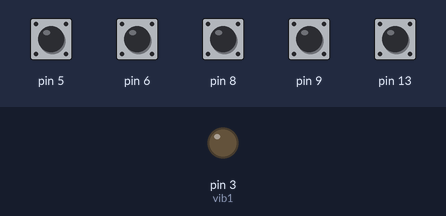
Bench run of a sketch on a simulated Arduino Uno, built with avr-gcc and run on an emulated ATmega328P. Shown: output pins drawn as LEDs (lit = HIGH). The inputs (shaded band) are chosen by the test bench; at power-on: pin 5, pin 6, pin 8, pin 9, pin 13 HIGH.

Above: at 1.2 s.
1.3 s: pin 5 pulled LOW for 0.15 s
At 1.6 s:
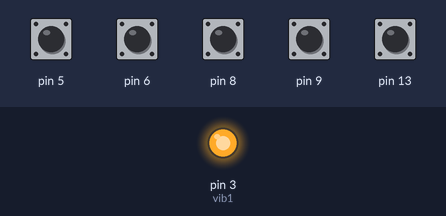
Timing chart, 0 to 7.8 s (numbered marks = the images above; inputs shaded):
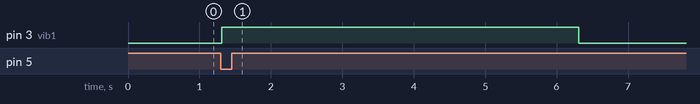

Measured:
- after the input at 1.3 s, pin 3 (vib1): LOW → HIGH at once, → LOW 5.0 s later

The sketch:

pallweroScetsh.ino
```cpp
#include <CapacitiveSensor.h>


CapacitiveSensor  cs_7_13 = CapacitiveSensor(7,13);
CapacitiveSensor  cs_7_9 = CapacitiveSensor(7,9);
CapacitiveSensor  cs_7_8 = CapacitiveSensor(7,8);
CapacitiveSensor  cs_7_6 = CapacitiveSensor(7,6);
CapacitiveSensor  cs_7_5 = CapacitiveSensor(7,5);
const int vib1  = 3;


void setup()
{
   pinMode(vib1, OUTPUT);
   Serial.begin(9600);

}

void loop()
{
    long start = millis();
    long nose =  cs_7_13.capacitiveSensor(30);
    long head =  cs_7_9.capacitiveSensor(30);
    long back =  cs_7_8.capacitiveSensor(30);
    long left =  cs_7_6.capacitiveSensor(30);
    long right =  cs_7_5.capacitiveSensor(30);
    // if nothing happes counder grows... bored at 60000;
    int booring = 0;
    // minutes until bored
    int minutes = 15;
    // if cap value going over this, it sences
    int sensing = 60;


  /* // old code if serial monitor
    Serial.print(millis() - start);        // check on performance in milliseconds
    Serial.print("\t");                    // tab character for debug windown spacing
    Serial.print(total1);                  // print sensor output 1
    Serial.print("\t");
    Serial.println(total2);                  // print sensor output 2
    Serial.print("\t");
    Serial.println(total3);       // print sensor output 3
    */
    if (head >= sensing) {
       digitalWrite(vib1,  HIGH);
       delay(5000);
       booring = 0;
       digitalWrite(vib1,  LOW);
    }
    if (left >= sensing) {
       digitalWrite(vib1,  HIGH);
       delay(5000);
       booring = 0;
       digitalWrite(vib1,  LOW);
    }
    if (right >= sensing) {
       digitalWrite(vib1,  HIGH);
       delay(5000);
       booring = 0;
       digitalWrite(vib1,  LOW);
    }
    else if (booring >60000){
       for (int i = 0; i > 5; i++){
         digitalWrite(vib1,  HIGH);
         delay(1000);
         digitalWrite(vib1, LOW);
         delay(1000);
       }
    }
    else {
        booring ++;
    }
    delay (minutes);

        // arbitrary delay to limit data to serial port
}
```
